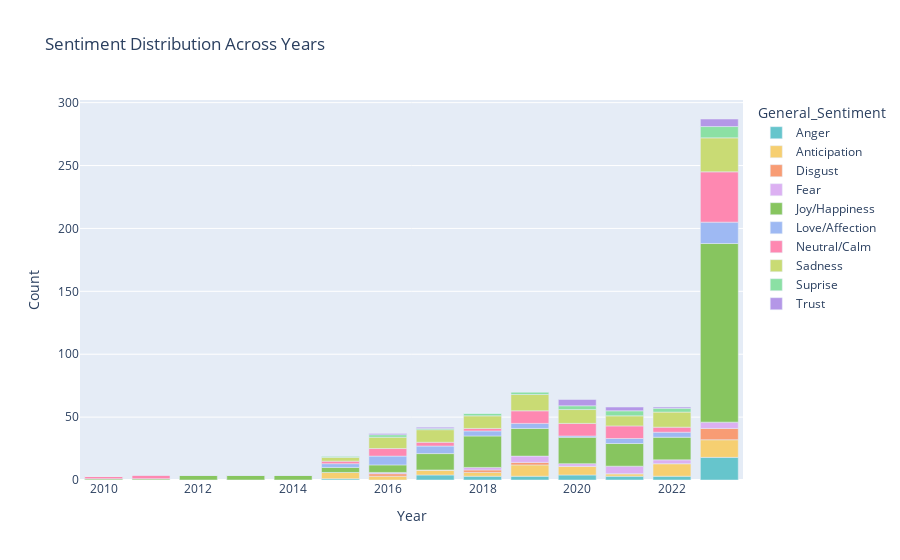

This figure's notebook cell:
### Code cell
fig = px.bar(
    sentiment_counts,
    x=sentiment_counts.index,
    y=sentiment_counts.columns,
    title="Sentiment Distribution Across Years",
    labels={"value": "Count", "Year": "Year"},
    color_discrete_sequence=px.colors.qualitative.Pastel
)

fig.show()

# here we can talk about how there is more and more available data over the years
# and how most data in this dataset stems from year 2023

### Figure 1 — Plotly figure (JSON) as saved in the notebook; plotly's stock layout.template omitted (floating-point values rounded to 4 significant figures)
{"data": [{"alignmentgroup": "True", "hovertemplate": "General_Sentiment=Anger<br>Year=%{x}<br>Count=%{y}<extra></extra>", "legendgroup": "Anger", "marker": {"color": "rgb(102, 197, 204)", "pattern": {"shape": ""}}, "name": "Anger", "offsetgroup": "Anger", "orientation": "v", "showlegend": true, "textposition": "auto", "type": "bar", "x": [2010, 2011, 2012, 2013, 2014, 2015, 2016, 2017, 2018, 2019, 2020, 2021, 2022, 2023], "xaxis": "x", "y": [0, 0, 0, 0, 0, 1, 0, 4, 3, 3, 4, 3, 3, 18], "yaxis": "y"}, {"alignmentgroup": "True", "hovertemplate": "General_Sentiment=Anticipation<br>Year=%{x}<br>Count=%{y}<extra></extra>", "legendgroup": "Anticipation", "marker": {"color": "rgb(246, 207, 113)", "pattern": {"shape": ""}}, "name": "Anticipation", "offsetgroup": "Anticipation", "orientation": "v", "showlegend": true, "textposition": "auto", "type": "bar", "x": [2010, 2011, 2012, 2013, 2014, 2015, 2016, 2017, 2018, 2019, 2020, 2021, 2022, 2023], "xaxis": "x", "y": [0, 0, 0, 0, 0, 5, 3, 4, 3, 9, 7, 2, 10, 14], "yaxis": "y"}, {"alignmentgroup": "True", "hovertemplate": "General_Sentiment=Disgust<br>Year=%{x}<br>Count=%{y}<extra></extra>", "legendgroup": "Disgust", "marker": {"color": "rgb(248, 156, 116)", "pattern": {"shape": ""}}, "name": "Disgust", "offsetgroup": "Disgust", "orientation": "v", "showlegend": true, "textposition": "auto", "type": "bar", "x": [2010, 2011, 2012, 2013, 2014, 2015, 2016, 2017, 2018, 2019, 2020, 2021, 2022, 2023], "xaxis": "x", "y": [0, 0, 0, 0, 0, 0, 2, 0, 2, 2, 0, 0, 0, 9], "yaxis": "y"}, {"alignmentgroup": "True", "hovertemplate": "General_Sentiment=Fear<br>Year=%{x}<br>Count=%{y}<extra></extra>", "legendgroup": "Fear", "marker": {"color": "rgb(220, 176, 242)", "pattern": {"shape": ""}}, "name": "Fear", "offsetgroup": "Fear", "orientation": "v", "showlegend": true, "textposition": "auto", "type": "bar", "x": [2010, 2011, 2012, 2013, 2014, 2015, 2016, 2017, 2018, 2019, 2020, 2021, 2022, 2023], "xaxis": "x", "y": [0, 0, 0, 0, 0, 0, 1, 0, 2, 5, 2, 6, 3, 5], "yaxis": "y"}, {"alignmentgroup": "True", "hovertemplate": "General_Sentiment=Joy/Happiness<br>Year=%{x}<br>Count=%{y}<extra></extra>", "legendgroup": "Joy/Happiness", "marker": {"color": "rgb(135, 197, 95)", "pattern": {"shape": ""}}, "name": "Joy/Happiness", "offsetgroup": "Joy/Happiness", "orientation": "v", "showlegend": true, "textposition": "auto", "type": "bar", "x": [2010, 2011, 2012, 2013, 2014, 2015, 2016, 2017, 2018, 2019, 2020, 2021, 2022, 2023], "xaxis": "x", "y": [1, 1, 4, 4, 4, 4, 6, 13, 25, 22, 21, 18, 18, 142], "yaxis": "y"}, {"alignmentgroup": "True", "hovertemplate": "General_Sentiment=Love/Affection<br>Year=%{x}<br>Count=%{y}<extra></extra>", "legendgroup": "Love/Affection", "marker": {"color": "rgb(158, 185, 243)", "pattern": {"shape": ""}}, "name": "Love/Affection", "offsetgroup": "Love/Affection", "orientation": "v", "showlegend": true, "textposition": "auto", "type": "bar", "x": [2010, 2011, 2012, 2013, 2014, 2015, 2016, 2017, 2018, 2019, 2020, 2021, 2022, 2023], "xaxis": "x", "y": [0, 0, 0, 0, 0, 3, 7, 6, 4, 4, 1, 4, 4, 17], "yaxis": "y"}, {"alignmentgroup": "True", "hovertemplate": "General_Sentiment=Neutral/Calm<br>Year=%{x}<br>Count=%{y}<extra></extra>", "legendgroup": "Neutral/Calm", "marker": {"color": "rgb(254, 136, 177)", "pattern": {"shape": ""}}, "name": "Neutral/Calm", "offsetgroup": "Neutral/Calm", "orientation": "v", "showlegend": true, "textposition": "auto", "type": "bar", "x": [2010, 2011, 2012, 2013, 2014, 2015, 2016, 2017, 2018, 2019, 2020, 2021, 2022, 2023], "xaxis": "x", "y": [2, 3, 0, 0, 0, 2, 6, 3, 2, 10, 10, 10, 4, 40], "yaxis": "y"}, {"alignmentgroup": "True", "hovertemplate": "General_Sentiment=Sadness<br>Year=%{x}<br>Count=%{y}<extra></extra>", "legendgroup": "Sadness", "marker": {"color": "rgb(201, 219, 116)", "pattern": {"shape": ""}}, "name": "Sadness", "offsetgroup": "Sadness", "orientation": "v", "showlegend": true, "textposition": "auto", "type": "bar", "x": [2010, 2011, 2012, 2013, 2014, 2015, 2016, 2017, 2018, 2019, 2020, 2021, 2022, 2023], "xaxis": "x", "y": [0, 0, 0, 0, 0, 3, 9, 10, 10, 13, 11, 8, 12, 27], "yaxis": "y"}, {"alignmentgroup": "True", "hovertemplate": "General_Sentiment=Suprise<br>Year=%{x}<br>Count=%{y}<extra></extra>", "legendgroup": "Suprise", "marker": {"color": "rgb(139, 224, 164)", "pattern": {"shape": ""}}, "name": "Suprise", "offsetgroup": "Suprise", "orientation": "v", "showlegend": true, "textposition": "auto", "type": "bar", "x": [2010, 2011, 2012, 2013, 2014, 2015, 2016, 2017, 2018, 2019, 2020, 2021, 2022, 2023], "xaxis": "x", "y": [0, 0, 0, 0, 0, 1, 2, 1, 2, 2, 3, 4, 3, 9], "yaxis": "y"}, {"alignmentgroup": "True", "hovertemplate": "General_Sentiment=Trust<br>Year=%{x}<br>Count=%{y}<extra></extra>", "legendgroup": "Trust", "marker": {"color": "rgb(180, 151, 231)", "pattern": {"shape": ""}}, "name": "Trust", "offsetgroup": "Trust", "orientation": "v", "showlegend": true, "textposition": "auto", "type": "bar", "x": [2010, 2011, 2012, 2013, 2014, 2015, 2016, 2017, 2018, 2019, 2020, 2021, 2022, 2023], "xaxis": "x", "y": [0, 0, 0, 0, 0, 0, 1, 1, 0, 0, 5, 3, 1, 6], "yaxis": "y"}], "layout": {"barmode": "relative", "legend": {"title": {"text": "General_Sentiment"}, "tracegroupgap": 0}, "title": {"text": "Sentiment Distribution Across Years"}, "xaxis": {"anchor": "y", "domain": [0, 1], "title": {"text": "Year"}}, "yaxis": {"anchor": "x", "domain": [0, 1], "title": {"text": "Count"}}}}
